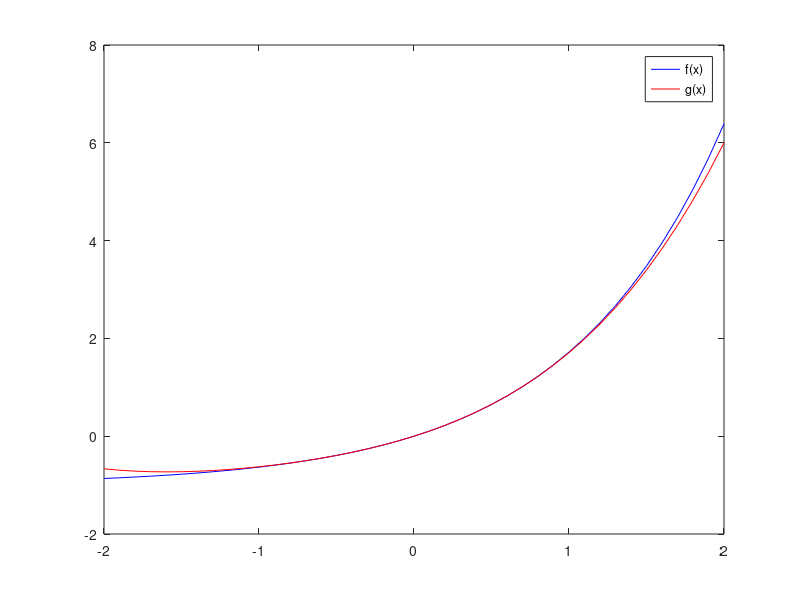

This chart was generated by the following MATLAB code:
%% 2.
% Define the functions f(x)=e^x-1 and g(x)=x+x^2/2+x^3/6+x^4/24 
% plot them on the same diagram.

% define function f(x)
% @(x) defines an anonymous function with an input variable x.
% x is the input variable of the function.
f = @(x) exp(x) - 1;

% define function g(x)
% x.^2 raises each element of the matrix x to the power of 2. 
% This is known as the element-wise power operator in Matlab.
% the anonymous function g(x) takes an input x, raises each element of x 
% to the powers of 2, 3, and 4, and returns the sum of these terms, 
% along with the original value of x. For example, 
% if x = [1 2; 3 4], then g(x) would return 
% [1 + 1 + 1/2 + 1/6 + 1/24 2 + 4 + 8/2 + 27/6 + 256/24; 3 + 9 + 81/2 
% + 729/6 + 16384/24 4 + 16 + 256/2 + 4096/6 + 262144/24].
g = @(x) x + x.^2/2 + x.^3/6 + x.^4/24;

% define a range of x values
% creates a row vector of evenly spaced values.
x = -2:0.1:2;

% plot f(x) in blue and g(x) in red
% In Matlab, the plot function is used to create a plot of data. 
% The plot function takes a series of x- and y-values
% as input, and creates a line or scatter plot of the data.
% In the plot function, 
% the input x represents the x-values of the plot, 
% while the input f(x) or g(x) represents the corresponding y-values.
plot(x, f(x), 'b', x, g(x), 'r')

% add a legend to the plot
% The legend function in Matlab is used to add a legend to a plot. 
% In the case of the script legend('f(x)', 'g(x)'), 
% the legend will label the two curves on the plot as 'f(x)' and 'g(x)', 
% respectively. The legend function takes a list of strings as input, 
% with each string representing the label for a curve on the plot.
legend('f(x)', 'g(x)')

% Time Complexity - O(1)